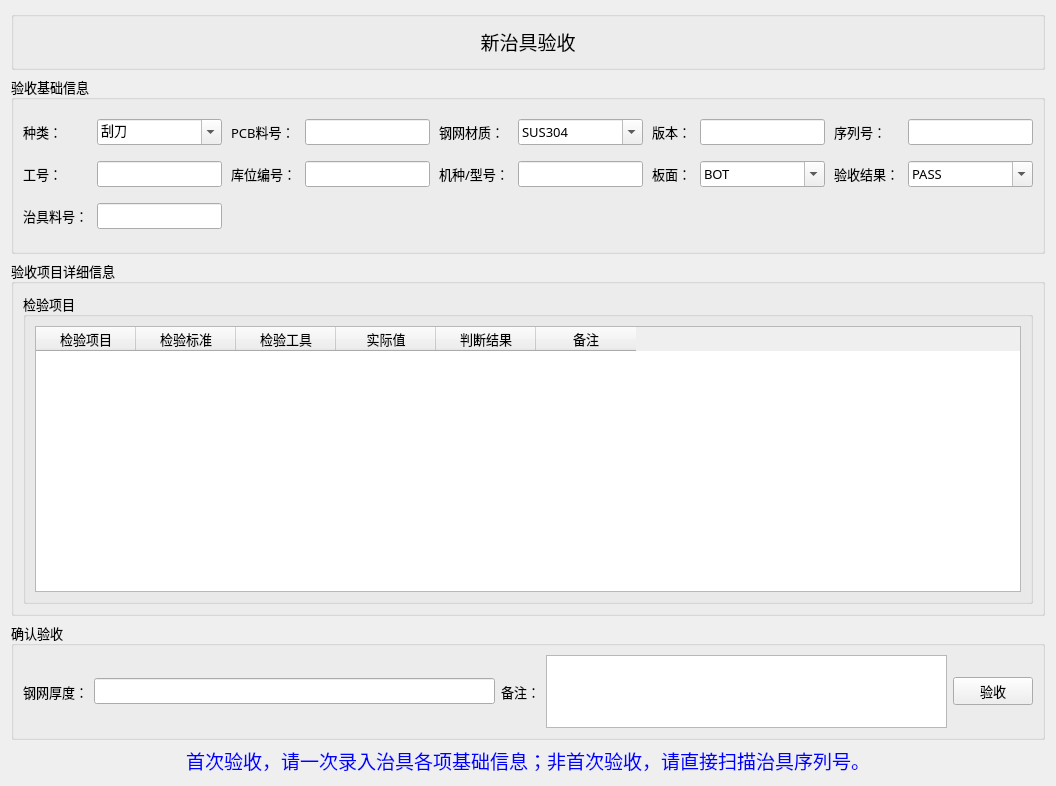
      <widget class="QWidget" name="tab_1">
       <attribute name="title">
        <string>治具验收</string>
       </attribute>
       <layout class="QVBoxLayout" name="verticalLayout_5">
        <item>
         <layout class="QVBoxLayout" name="verticalLayout_4" stretch="1,3,6,2">
          <item>
           <widget class="QGroupBox" name="groupBox">
            <property name="font">
             <font>
              <family>Agency FB</family>
              <pointsize>14</pointsize>
              <weight>75</weight>
              <bold>true</bold>
             </font>
            </property>
            <property name="title">
             <string/>
            </property>
            <layout class="QGridLayout" name="gridLayout">
             <item row="0" column="0">
              <widget class="QLabel" name="label">
               <property name="font">
                <font>
                 <family>微软雅黑</family>
                 <pointsize>14</pointsize>
                 <weight>50</weight>
                 <bold>false</bold>
                </font>
               </property>
               <property name="text">
                <string>&lt;html&gt;&lt;head/&gt;&lt;body&gt;&lt;p&gt;&lt;span style=&quot; font-size:14pt;&quot;&gt;新治具验收&lt;/span&gt;&lt;/p&gt;&lt;/body&gt;&lt;/html&gt;</string>
               </property>
               <property name="alignment">
                <set>Qt::AlignCenter</set>
               </property>
              </widget>
             </item>
            </layout>
           </widget>
          </item>
          <item>
           <widget class="QGroupBox" name="groupBox_2">
            <property name="font">
             <font>
              <family>微软雅黑</family>
              <pointsize>10</pointsize>
              <weight>50</weight>
              <bold>false</bold>
             </font>
            </property>
            <property name="title">
             <string>验收基础信息</string>
            </property>
            <layout class="QGridLayout" name="gridLayout_2">
             <property name="horizontalSpacing">
              <number>9</number>
             </property>
             <item row="0" column="0">
              <widget class="QLabel" name="label_2">
               <property name="text">
                <string>种类：</string>
               </property>
              </widget>
             </item>
             <item row="0" column="1">
              <widget class="QComboBox" name="comboBox_model">
               <property name="editable">
                <bool>true</bool>
               </property>
               <item>
                <property name="text">
                 <string>刮刀</string>
                </property>
               </item>
               <item>
                <property name="text">
                 <string>钢网</string>
                </property>
               </item>
               <item>
                <property name="text">
                 <string>印刷治具</string>
                </property>
               </item>
              </widget>
             </item>
             <item row="0" column="3">
              <widget class="QLineEdit" name="lineEdit_pcb"/>
             </item>
             <item row="0" column="2">
              <widget class="QLabel" name="label_3">
               <property name="text">
                <string>PCB料号：</string>
               </property>
              </widget>
             </item>
             <item row="1" column="6">
              <widget class="QLabel" name="label_10">
               <property name="text">
                <string>板面：</string>
               </property>
              </widget>
             </item>
             <item row="1" column="1">
              <widget class="QLineEdit" name="lineEdit_workerid"/>
             </item>
             <item row="1" column="4">
              <widget class="QLabel" name="label_9">
               <property name="text">
                <string>机种/型号：</string>
               </property>
              </widget>
             </item>
             <item row="1" column="0">
              <widget class="QLabel" name="label_7">
               <property name="text">
                <string>工号：</string>
               </property>
              </widget>
             </item>
             <item row="1" column="3">
              <widget class="QLineEdit" name="lineEdit_storeid"/>
             </item>
             <item row="1" column="2">
              <widget class="QLabel" name="label_8">
               <property name="text">
                <string>库位编号：</string>
               </property>
              </widget>
             </item>
             <item row="1" column="5">
              <widget class="QLineEdit" name="lineEdit_machineid"/>
             </item>
             <item row="1" column="9">
              <widget class="QComboBox" name="comboBox_result">
               <property name="editable">
                <bool>true</bool>
               </property>
               <item>
                <property name="text">
                 <string>PASS</string>
                </property>
               </item>
               <item>
                <property name="text">
                 <string>FAIL</string>
                </property>
               </item>
              </widget>
             </item>
             <item row="1" column="7">
              <widget class="QComboBox" name="comboBox_board">
               <property name="editable">
                <bool>true</bool>
               </property>
               <item>
                <property name="text">
                 <string>BOT</string>
                </property>
               </item>
               <item>
                <property name="text">
                 <string>TOP</string>
                </property>
               </item>
               <item>
                <property name="text">
                 <string>B/T</string>
                </property>
               </item>
              </widget>
             </item>
             <item row="1" column="8">
              <widget class="QLabel" name="label_11">
               <property name="text">
                <string>验收结果：</string>
               </property>
              </widget>
             </item>
             <item row="0" column="7">
              <widget class="QLineEdit" name="lineEdit_version"/>
             </item>
             <item row="0" column="5">
              <widget class="QComboBox" name="comboBox_gw">
               <property name="editable">
                <bool>true</bool>
               </property>
               <property name="duplicatesEnabled">
                <bool>false</bool>
               </property>
               <property name="frame">
                <bool>true</bool>
               </property>
               <item>
                <property name="text">
                 <string>SUS304</string>
                </property>
               </item>
               <item>
                <property name="text">
                 <string>SUS304+纳米</string>
                </property>
               </item>
               <item>
                <property name="text">
                 <string>FG</string>
                </property>
               </item>
               <item>
                <property name="text">
                 <string>FG+纳米</string>
                </property>
               </item>
              </widget>
             </item>
             <item row="0" column="4">
              <widget class="QLabel" name="label_4">
               <property name="text">
                <string>钢网材质：</string>
               </property>
              </widget>
             </item>
             <item row="0" column="6">
              <widget class="QLabel" name="label_5">
               <property name="text">
                <string>版本：</string>
               </property>
              </widget>
             </item>
             <item row="0" column="9">
              <widget class="QLineEdit" name="lineEdit_serino"/>
             </item>
             <item row="0" column="8">
              <widget class="QLabel" name="label_6">
               <property name="text">
                <string>序列号：</string>
               </property>
              </widget>
             </item>
             <item row="2" column="0">
              <widget class="QLabel" name="label_12">
               <property name="text">
                <string>治具料号：</string>
               </property>
              </widget>
             </item>
             <item row="2" column="1">
              <widget class="QLineEdit" name="lineEdit_zj"/>
             </item>
            </layout>
           </widget>
          </item>
          <item>
           <widget class="QGroupBox" name="groupBox_3">
            <property name="font">
             <font>
              <family>微软雅黑</family>
              <pointsize>10</pointsize>
             </font>
            </property>
            <property name="title">
             <string>验收项目详细信息</string>
            </property>
            <layout class="QVBoxLayout" name="verticalLayout_3">
             <item>
              <widget class="QGroupBox" name="groupBox_4">
               <property name="title">
                <string>检验项目</string>
               </property>
               <layout class="QVBoxLayout" name="verticalLayout_2">
                <item>
                 <widget class="QTableWidget" name="tableWidget">
                  <property name="font">
                   <font>
                    <family>微软雅黑</family>
                    <pointsize>10</pointsize>
                    <weight>50</weight>
                    <bold>false</bold>
                   </font>
                  </property>
                  <column>
                   <property name="text">
                    <string>检验项目</string>
                   </property>
                  </column>
                  <column>
                   <property name="text">
                    <string>检验标准</string>
                   </property>
                  </column>
                  <column>
                   <property name="text">
                    <string>检验工具</string>
                   </property>
                  </column>
                  <column>
                   <property name="text">
                    <string>实际值</string>
                   </property>
                  </column>
                  <column>
                   <property name="text">
                    <string>判断结果</string>
                   </property>
                  </column>
                  <column>
                   <property name="text">
                    <string>备注</string>
                   </property>
                  </column>
                 </widget>
                </item>
               </layout>
              </widget>
             </item>
            </layout>
           </widget>
          </item>
          <item>
           <widget class="QGroupBox" name="groupBox_5">
            <property name="font">
             <font>
              <family>微软雅黑</family>
              <pointsize>10</pointsize>
             </font>
            </property>
            <property name="title">
             <string>确认验收</string>
            </property>
            <layout class="QHBoxLayout" name="horizontalLayout">
             <item>
              <widget class="QLabel" name="label_13">
               <property name="text">
                <string>钢网厚度：</string>
               </property>
              </widget>
             </item>
             <item>
              <widget class="QLineEdit" name="lineEdit_gw_thickness"/>
             </item>
             <item>
              <widget class="QLabel" name="label_14">
               <property name="text">
                <string>备注：</string>
               </property>
              </widget>
             </item>
             <item>
              <widget class="QTextEdit" name="textEdit"/>
             </item>
             <item>
              <widget class="QPushButton" name="pushButton">
               <property name="text">
                <string>验收</string>
               </property>
              </widget>
             </item>
            </layout>
           </widget>
          </item>
         </layout>
        </item>
        <item>
         <widget class="QLabel" name="label_15">
          <property name="palette">
           <palette>
            <active>
             <colorrole role="WindowText">
              <brush brushstyle="SolidPattern">
               <color alpha="255">
                <red>0</red>
                <green>0</green>
                <blue>255</blue>
               </color>
              </brush>
             </colorrole>
             <colorrole role="Text">
              <brush brushstyle="SolidPattern">
               <color alpha="255">
                <red>0</red>
                <green>0</green>
                <blue>0</blue>
               </color>
              </brush>
             </colorrole>
            </active>
            <inactive>
             <colorrole role="WindowText">
              <brush brushstyle="SolidPattern">
               <color alpha="255">
                <red>0</red>
                <green>0</green>
                <blue>255</blue>
               </color>
              </brush>
             </colorrole>
             <colorrole role="Text">
              <brush brushstyle="SolidPattern">
               <color alpha="255">
                <red>0</red>
                <green>0</green>
                <blue>0</blue>
               </color>
              </brush>
             </colorrole>
            </inactive>
            <disabled>
             <colorrole role="WindowText">
              <brush brushstyle="SolidPattern">
               <color alpha="255">
                <red>120</red>
                <green>120</green>
                <blue>120</blue>
               </color>
              </brush>
             </colorrole>
             <colorrole role="Text">
              <brush brushstyle="SolidPattern">
               <color alpha="255">
                <red>120</red>
                <green>120</green>
                <blue>120</blue>
               </color>
              </brush>
             </colorrole>
            </disabled>
           </palette>
          </property>
          <property name="font">
           <font>
            <family>微软雅黑</family>
            <pointsize>14</pointsize>
           </font>
          </property>
          <property name="autoFillBackground">
           <bool>false</bool>
          </property>
          <property name="text">
           <string>首次验收，请一次录入治具各项基础信息；非首次验收，请直接扫描治具序列号。</string>
          </property>
          <property name="alignment">
           <set>Qt::AlignCenter</set>
          </property>
         </widget>
        </item>
       </layout>
      </widget>
